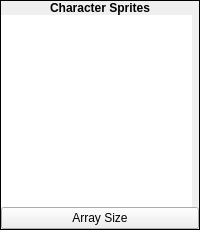
    <widget class="QFrame" name="frmCharacterSprites">
     <property name="sizePolicy">
      <sizepolicy hsizetype="Fixed" vsizetype="Preferred">
       <horstretch>0</horstretch>
       <verstretch>0</verstretch>
      </sizepolicy>
     </property>
     <property name="frameShape">
      <enum>QFrame::Box</enum>
     </property>
     <property name="frameShadow">
      <enum>QFrame::Plain</enum>
     </property>
     <layout class="QVBoxLayout" name="verticalLayout_242">
      <property name="spacing">
       <number>0</number>
      </property>
      <property name="margin">
       <number>0</number>
      </property>
      <item>
       <widget class="QLabel" name="label_209">
        <property name="sizePolicy">
         <sizepolicy hsizetype="Preferred" vsizetype="Fixed">
          <horstretch>0</horstretch>
          <verstretch>0</verstretch>
         </sizepolicy>
        </property>
        <property name="font">
         <font>
          <weight>75</weight>
          <bold>true</bold>
         </font>
        </property>
        <property name="text">
         <string>Character Sprites</string>
        </property>
        <property name="alignment">
         <set>Qt::AlignCenter</set>
        </property>
       </widget>
      </item>
      <item>
       <widget class="QWidget" name="widget_169" native="true">
        <layout class="QVBoxLayout" name="verticalLayout_283">
         <property name="spacing">
          <number>0</number>
         </property>
         <property name="margin">
          <number>0</number>
         </property>
         <item>
          <widget class="QListWidget" name="lwCharacterSpriteList">
           <property name="sizePolicy">
            <sizepolicy hsizetype="Fixed" vsizetype="Preferred">
             <horstretch>0</horstretch>
             <verstretch>0</verstretch>
            </sizepolicy>
           </property>
           <property name="minimumSize">
            <size>
             <width>191</width>
             <height>0</height>
            </size>
           </property>
           <property name="maximumSize">
            <size>
             <width>191</width>
             <height>16777215</height>
            </size>
           </property>
           <property name="frameShape">
            <enum>QFrame::NoFrame</enum>
           </property>
           <property name="editTriggers">
            <set>QAbstractItemView::NoEditTriggers</set>
           </property>
           <property name="verticalScrollMode">
            <enum>QAbstractItemView::ScrollPerPixel</enum>
           </property>
          </widget>
         </item>
         <item>
          <widget class="QPushButton" name="bArraySize">
           <property name="text">
            <string>Array Size</string>
           </property>
          </widget>
         </item>
        </layout>
       </widget>
      </item>
     </layout>
    </widget>
